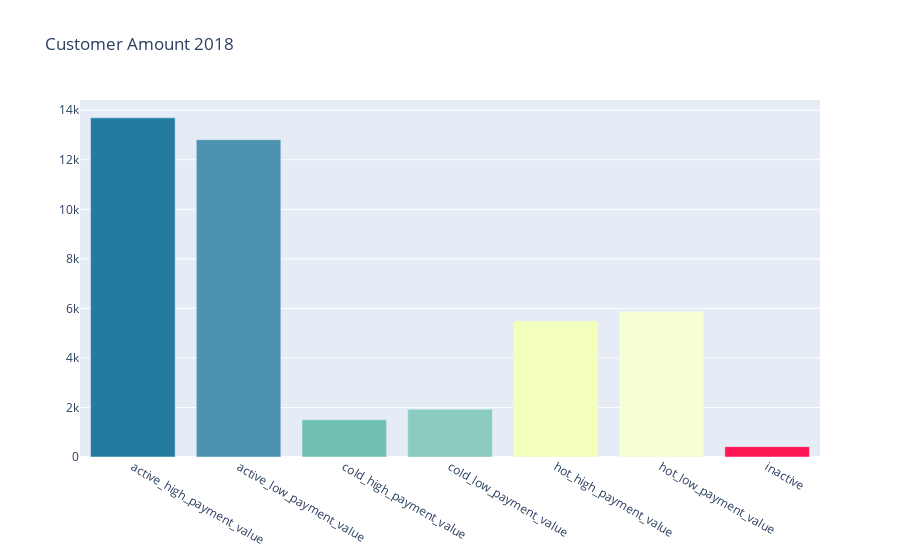

Notebook code cell kept with this figure:
### Code cell
trace0 = go.Bar(
    x=df_customer_number["sub_segment"].values,
    y=df_customer_number["customer_unique_id"],
    marker=dict(
        color=['rgba(36,123,160,1)', 
               'rgba(75,147,177,1)',
               'rgba(112,193,179,1)', 
               'rgba(138,204,192,1)',
               'rgba(243,255,189,1)',
               'rgba(247,255,213,1)',
               'rgba(255,22,84,1)']),
)

data = [trace0]

layout = go.Layout(
    title='Customer Amount 2018',
    # xaxis= 'Segment',
    # yaxis= 'Quantity'
)

fig = go.Figure(data=data, layout=layout)
py.iplot(fig)

### Figure 1 — Plotly figure (JSON) as saved in the notebook; plotly's stock layout.template omitted (floating-point values rounded to 4 significant figures)
{"data": [{"marker": {"color": ["rgba(36,123,160,1)", "rgba(75,147,177,1)", "rgba(112,193,179,1)", "rgba(138,204,192,1)", "rgba(243,255,189,1)", "rgba(247,255,213,1)", "rgba(255,22,84,1)"]}, "type": "bar", "x": ["active_high_payment_value", "active_low_payment_value", "cold_high_payment_value", "cold_low_payment_value", "hot_high_payment_value", "hot_low_payment_value", "inactive"], "y": [13693, 12811, 1501, 1928, 5493, 5886, 418]}], "layout": {"title": {"text": "Customer Amount 2018"}}}
